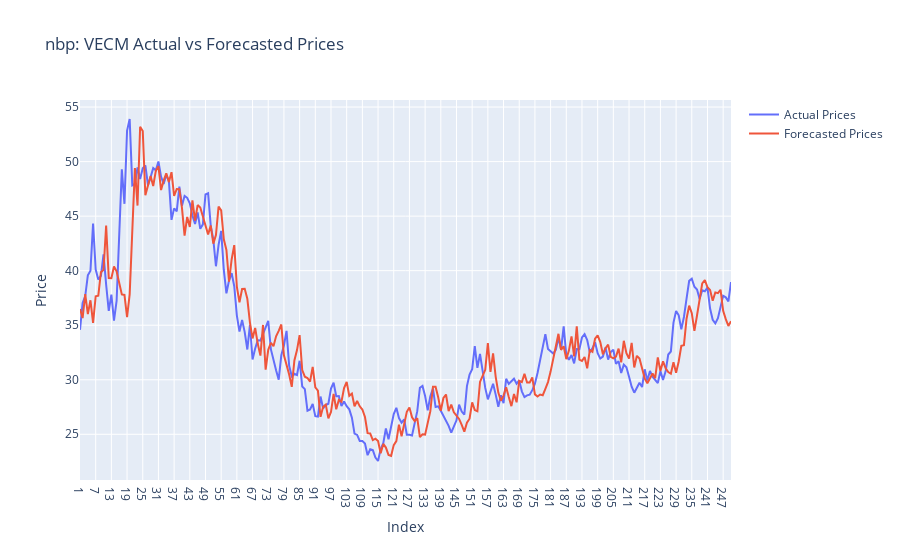

Notebook source saved alongside this figure:
### Code cell
%R -o hub2_forecast_comparison
%R -o hub2_name

hub2_forecast_comparison = hub2_forecast_comparison

actual_trace = go.Scatter(
    x=hub2_forecast_comparison.index,
    y=hub2_forecast_comparison['Actual'],
    mode='lines',
    name='Actual Prices'
)

forecasted_trace = go.Scatter(
    x=hub2_forecast_comparison.index,
    y=hub2_forecast_comparison['Forecasted'],
    mode='lines',
    name='Forecasted Prices'
)

# Create the plot
layout = go.Layout(
    title= hub2_name.item() + ': VECM Actual vs Forecasted Prices',
    xaxis=dict(title='Index'),
    yaxis=dict(title='Price'),
)

fig = go.Figure(data=[actual_trace, forecasted_trace], layout=layout)
fig.show()

### Figure 1 — Plotly figure (JSON) as saved in the notebook; plotly's stock layout.template omitted (floating-point values rounded to 4 significant figures; data arrays with more than 128 entries replaced by an {"elided": "..."} marker saying what was removed)
{"data": [{"mode": "lines", "name": "Actual Prices", "type": "scatter", "x": {"elided": "250 str values"}, "y": {"elided": "250 float values"}}, {"mode": "lines", "name": "Forecasted Prices", "type": "scatter", "x": {"elided": "250 str values"}, "y": {"elided": "250 float values"}}], "layout": {"title": {"text": "nbp: VECM Actual vs Forecasted Prices"}, "xaxis": {"title": {"text": "Index"}}, "yaxis": {"title": {"text": "Price"}}}}
